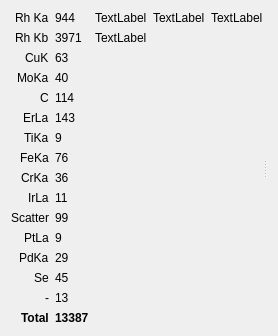
      <widget class="QWidget" name="stats_tab">
       <attribute name="title">
        <string>Stats</string>
       </attribute>
       <layout class="QVBoxLayout" name="verticalLayout_6">
        <item>
         <widget class="QSplitter" name="splitter_4">
          <property name="orientation">
           <enum>Qt::Horizontal</enum>
          </property>
          <widget class="QWidget" name="horizontalLayoutWidget">
           <layout class="QHBoxLayout" name="horizontalLayout_2">
            <item>
             <layout class="QFormLayout" name="stats_rois">
              <property name="labelAlignment">
               <set>Qt::AlignRight|Qt::AlignTrailing|Qt::AlignVCenter</set>
              </property>
              <item row="0" column="0">
               <widget class="PyDMLabel" name="PyDMLabel">
                <property name="toolTip">
                 <string/>
                </property>
                <property name="text">
                 <string>Rh Ka</string>
                </property>
               </widget>
              </item>
              <item row="0" column="1">
               <widget class="PyDMLabel" name="PyDMLabel_2">
                <property name="toolTip">
                 <string/>
                </property>
                <property name="text">
                 <string>944</string>
                </property>
               </widget>
              </item>
              <item row="1" column="0">
               <widget class="PyDMLabel" name="PyDMLabel_3">
                <property name="toolTip">
                 <string/>
                </property>
                <property name="text">
                 <string>Rh Kb</string>
                </property>
               </widget>
              </item>
              <item row="1" column="1">
               <widget class="PyDMLabel" name="PyDMLabel_18">
                <property name="toolTip">
                 <string/>
                </property>
                <property name="text">
                 <string>3971</string>
                </property>
               </widget>
              </item>
              <item row="2" column="0">
               <widget class="PyDMLabel" name="PyDMLabel_4">
                <property name="toolTip">
                 <string/>
                </property>
                <property name="text">
                 <string>CuK</string>
                </property>
               </widget>
              </item>
              <item row="2" column="1">
               <widget class="PyDMLabel" name="PyDMLabel_19">
                <property name="toolTip">
                 <string/>
                </property>
                <property name="text">
                 <string>63</string>
                </property>
               </widget>
              </item>
              <item row="3" column="0">
               <widget class="PyDMLabel" name="PyDMLabel_5">
                <property name="toolTip">
                 <string/>
                </property>
                <property name="text">
                 <string>MoKa</string>
                </property>
               </widget>
              </item>
              <item row="3" column="1">
               <widget class="PyDMLabel" name="PyDMLabel_20">
                <property name="toolTip">
                 <string/>
                </property>
                <property name="text">
                 <string>40</string>
                </property>
               </widget>
              </item>
              <item row="4" column="0">
               <widget class="PyDMLabel" name="PyDMLabel_6">
                <property name="toolTip">
                 <string/>
                </property>
                <property name="text">
                 <string>C</string>
                </property>
               </widget>
              </item>
              <item row="4" column="1">
               <widget class="PyDMLabel" name="PyDMLabel_21">
                <property name="toolTip">
                 <string/>
                </property>
                <property name="text">
                 <string>114</string>
                </property>
               </widget>
              </item>
              <item row="5" column="0">
               <widget class="PyDMLabel" name="PyDMLabel_7">
                <property name="toolTip">
                 <string/>
                </property>
                <property name="text">
                 <string>ErLa</string>
                </property>
               </widget>
              </item>
              <item row="5" column="1">
               <widget class="PyDMLabel" name="PyDMLabel_22">
                <property name="toolTip">
                 <string/>
                </property>
                <property name="text">
                 <string>143</string>
                </property>
               </widget>
              </item>
              <item row="6" column="0">
               <widget class="PyDMLabel" name="PyDMLabel_8">
                <property name="toolTip">
                 <string/>
                </property>
                <property name="text">
                 <string>TiKa</string>
                </property>
               </widget>
              </item>
              <item row="6" column="1">
               <widget class="PyDMLabel" name="PyDMLabel_23">
                <property name="toolTip">
                 <string/>
                </property>
                <property name="text">
                 <string>9</string>
                </property>
               </widget>
              </item>
              <item row="7" column="0">
               <widget class="PyDMLabel" name="PyDMLabel_9">
                <property name="toolTip">
                 <string/>
                </property>
                <property name="text">
                 <string>FeKa</string>
                </property>
               </widget>
              </item>
              <item row="7" column="1">
               <widget class="PyDMLabel" name="PyDMLabel_24">
                <property name="toolTip">
                 <string/>
                </property>
                <property name="text">
                 <string>76</string>
                </property>
               </widget>
              </item>
              <item row="8" column="0">
               <widget class="PyDMLabel" name="PyDMLabel_10">
                <property name="toolTip">
                 <string/>
                </property>
                <property name="text">
                 <string>CrKa</string>
                </property>
               </widget>
              </item>
              <item row="8" column="1">
               <widget class="PyDMLabel" name="PyDMLabel_25">
                <property name="toolTip">
                 <string/>
                </property>
                <property name="text">
                 <string>36</string>
                </property>
               </widget>
              </item>
              <item row="9" column="0">
               <widget class="PyDMLabel" name="PyDMLabel_11">
                <property name="toolTip">
                 <string/>
                </property>
                <property name="text">
                 <string>IrLa</string>
                </property>
               </widget>
              </item>
              <item row="9" column="1">
               <widget class="PyDMLabel" name="PyDMLabel_26">
                <property name="toolTip">
                 <string/>
                </property>
                <property name="text">
                 <string>11</string>
                </property>
               </widget>
              </item>
              <item row="10" column="0">
               <widget class="PyDMLabel" name="PyDMLabel_12">
                <property name="toolTip">
                 <string/>
                </property>
                <property name="text">
                 <string>Scatter</string>
                </property>
               </widget>
              </item>
              <item row="10" column="1">
               <widget class="PyDMLabel" name="PyDMLabel_27">
                <property name="toolTip">
                 <string/>
                </property>
                <property name="text">
                 <string>99</string>
                </property>
               </widget>
              </item>
              <item row="11" column="0">
               <widget class="PyDMLabel" name="PyDMLabel_13">
                <property name="toolTip">
                 <string/>
                </property>
                <property name="text">
                 <string>PtLa</string>
                </property>
               </widget>
              </item>
              <item row="11" column="1">
               <widget class="PyDMLabel" name="PyDMLabel_28">
                <property name="toolTip">
                 <string/>
                </property>
                <property name="text">
                 <string>9</string>
                </property>
               </widget>
              </item>
              <item row="12" column="0">
               <widget class="PyDMLabel" name="PyDMLabel_14">
                <property name="toolTip">
                 <string/>
                </property>
                <property name="text">
                 <string>PdKa</string>
                </property>
               </widget>
              </item>
              <item row="12" column="1">
               <widget class="PyDMLabel" name="PyDMLabel_29">
                <property name="toolTip">
                 <string/>
                </property>
                <property name="text">
                 <string>29</string>
                </property>
               </widget>
              </item>
              <item row="13" column="0">
               <widget class="PyDMLabel" name="PyDMLabel_15">
                <property name="toolTip">
                 <string/>
                </property>
                <property name="text">
                 <string>Se</string>
                </property>
               </widget>
              </item>
              <item row="13" column="1">
               <widget class="PyDMLabel" name="PyDMLabel_30">
                <property name="toolTip">
                 <string/>
                </property>
                <property name="text">
                 <string>45</string>
                </property>
               </widget>
              </item>
              <item row="14" column="0">
               <widget class="PyDMLabel" name="PyDMLabel_16">
                <property name="toolTip">
                 <string/>
                </property>
                <property name="text">
                 <string>-</string>
                </property>
               </widget>
              </item>
              <item row="14" column="1">
               <widget class="PyDMLabel" name="PyDMLabel_31">
                <property name="toolTip">
                 <string/>
                </property>
                <property name="text">
                 <string>13</string>
                </property>
               </widget>
              </item>
              <item row="15" column="0">
               <widget class="PyDMLabel" name="PyDMLabel_17">
                <property name="font">
                 <font>
                  <weight>75</weight>
                  <bold>true</bold>
                 </font>
                </property>
                <property name="toolTip">
                 <string/>
                </property>
                <property name="text">
                 <string>Total</string>
                </property>
               </widget>
              </item>
              <item row="15" column="1">
               <widget class="PyDMLabel" name="PyDMLabel_32">
                <property name="font">
                 <font>
                  <weight>75</weight>
                  <bold>true</bold>
                 </font>
                </property>
                <property name="toolTip">
                 <string/>
                </property>
                <property name="text">
                 <string>13387</string>
                </property>
               </widget>
              </item>
             </layout>
            </item>
            <item>
             <layout class="QGridLayout" name="gridLayout_2">
              <item row="1" column="0">
               <widget class="QLabel" name="label_9">
                <property name="text">
                 <string>TextLabel</string>
                </property>
               </widget>
              </item>
              <item row="0" column="1">
               <widget class="QLabel" name="label_8">
                <property name="text">
                 <string>TextLabel</string>
                </property>
               </widget>
              </item>
              <item row="0" column="0">
               <widget class="QLabel" name="label_7">
                <property name="text">
                 <string>TextLabel</string>
                </property>
               </widget>
              </item>
              <item row="0" column="2">
               <widget class="QLabel" name="label_10">
                <property name="text">
                 <string>TextLabel</string>
                </property>
               </widget>
              </item>
              <item row="2" column="0">
               <spacer name="verticalSpacer_4">
                <property name="orientation">
                 <enum>Qt::Vertical</enum>
                </property>
                <property name="sizeHint" stdset="0">
                 <size>
                  <width>20</width>
                  <height>40</height>
                 </size>
                </property>
               </spacer>
              </item>
             </layout>
            </item>
           </layout>
          </widget>
          <widget class="PyDMEmbeddedDisplay" name="PyDMEmbeddedDisplay_30">
           <property name="toolTip">
            <string/>
           </property>
           <property name="frameShape">
            <enum>QFrame::NoFrame</enum>
           </property>
           <property name="filename" stdset="0">
            <string>xrf_plot</string>
           </property>
          </widget>
         </widget>
        </item>
       </layout>
      </widget>
